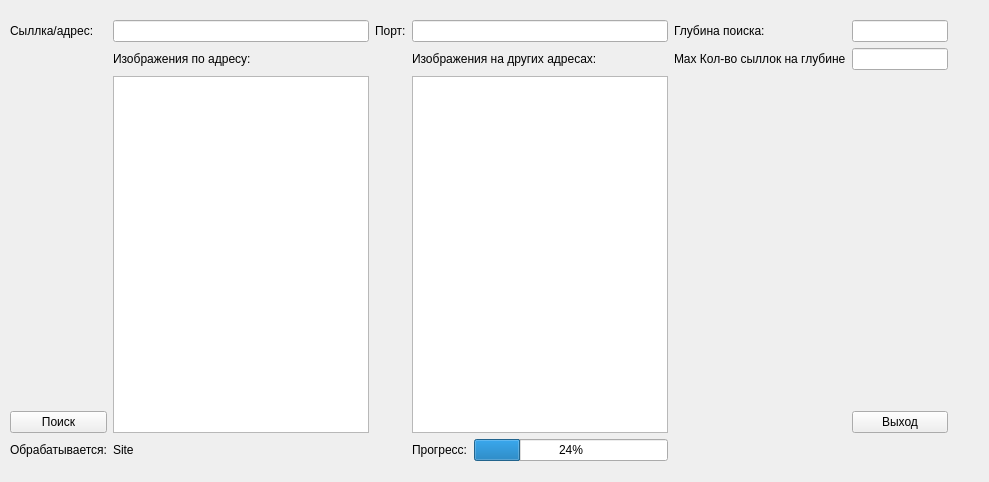
<?xml version="1.0" encoding="UTF-8"?>
<ui version="4.0">
 <class>MainWidget</class>
 <widget class="QWidget" name="MainWidget">
  <property name="geometry">
   <rect>
    <x>0</x>
    <y>0</y>
    <width>989</width>
    <height>482</height>
   </rect>
  </property>
  <property name="windowTitle">
   <string>Form</string>
  </property>
  <widget class="QWidget" name="gridLayoutWidget">
   <property name="geometry">
    <rect>
     <x>10</x>
     <y>20</y>
     <width>967</width>
     <height>441</height>
    </rect>
   </property>
   <layout class="QGridLayout" name="gridLayout">
    <item row="0" column="6">
     <spacer name="horizontalSpacer">
      <property name="orientation">
       <enum>Qt::Horizontal</enum>
      </property>
      <property name="sizeHint" stdset="0">
       <size>
        <width>40</width>
        <height>20</height>
       </size>
      </property>
     </spacer>
    </item>
    <item row="0" column="1">
     <widget class="QLineEdit" name="lineEdit_adress"/>
    </item>
    <item row="0" column="2">
     <widget class="QLabel" name="label_port">
      <property name="text">
       <string>Порт:</string>
      </property>
     </widget>
    </item>
    <item row="0" column="5">
     <widget class="QLineEdit" name="lineEdit_depth"/>
    </item>
    <item row="1" column="3">
     <widget class="QLabel" name="label_by_other_sites">
      <property name="text">
       <string>Изображения на других адресах:</string>
      </property>
     </widget>
    </item>
    <item row="1" column="1">
     <widget class="QLabel" name="label_show_by_adress">
      <property name="text">
       <string>Изображения по адресу:</string>
      </property>
     </widget>
    </item>
    <item row="4" column="0">
     <widget class="QPushButton" name="pushButton_search">
      <property name="text">
       <string>Поиск</string>
      </property>
     </widget>
    </item>
    <item row="0" column="4">
     <widget class="QLabel" name="label_depth">
      <property name="text">
       <string>Глубина поиска:</string>
      </property>
     </widget>
    </item>
    <item row="0" column="0">
     <widget class="QLabel" name="label_adress">
      <property name="text">
       <string>Сыллка/адрес:</string>
      </property>
     </widget>
    </item>
    <item row="0" column="3">
     <widget class="QLineEdit" name="lineEdit_port"/>
    </item>
    <item row="4" column="5">
     <widget class="QPushButton" name="pushButton_quit">
      <property name="text">
       <string>Выход</string>
      </property>
     </widget>
    </item>
    <item row="5" column="0">
     <widget class="QLabel" name="label_process">
      <property name="text">
       <string>Обрабатывается:</string>
      </property>
     </widget>
    </item>
    <item row="5" column="1">
     <widget class="QLabel" name="label_what_process">
      <property name="sizePolicy">
       <sizepolicy hsizetype="Fixed" vsizetype="Fixed">
        <horstretch>0</horstretch>
        <verstretch>0</verstretch>
       </sizepolicy>
      </property>
      <property name="maximumSize">
       <size>
        <width>160</width>
        <height>22</height>
       </size>
      </property>
      <property name="text">
       <string>Site</string>
      </property>
     </widget>
    </item>
    <item row="1" column="4">
     <widget class="QLabel" name="label_max_depth">
      <property name="sizePolicy">
       <sizepolicy hsizetype="Fixed" vsizetype="Fixed">
        <horstretch>0</horstretch>
        <verstretch>0</verstretch>
       </sizepolicy>
      </property>
      <property name="maximumSize">
       <size>
        <width>200</width>
        <height>50</height>
       </size>
      </property>
      <property name="text">
       <string>Max Кол-во сыллок на глубине</string>
      </property>
     </widget>
    </item>
    <item row="5" column="3">
     <layout class="QHBoxLayout" name="horizontalLayout">
      <item>
       <widget class="QLabel" name="label_progress">
        <property name="text">
         <string>Прогресс:</string>
        </property>
       </widget>
      </item>
      <item>
       <widget class="QProgressBar" name="progressBar_of_found">
        <property name="value">
         <number>24</number>
        </property>
       </widget>
      </item>
     </layout>
    </item>
    <item row="2" column="3" rowspan="3">
     <widget class="QPlainTextEdit" name="plainTextEdit_by_other_sites">
      <property name="sizePolicy">
       <sizepolicy hsizetype="Fixed" vsizetype="Expanding">
        <horstretch>0</horstretch>
        <verstretch>0</verstretch>
       </sizepolicy>
      </property>
      <property name="readOnly">
       <bool>true</bool>
      </property>
     </widget>
    </item>
    <item row="2" column="1" rowspan="3">
     <widget class="QPlainTextEdit" name="plainTextEdit_by_adress">
      <property name="sizePolicy">
       <sizepolicy hsizetype="Fixed" vsizetype="Expanding">
        <horstretch>0</horstretch>
        <verstretch>0</verstretch>
       </sizepolicy>
      </property>
      <property name="readOnly">
       <bool>true</bool>
      </property>
     </widget>
    </item>
    <item row="1" column="5">
     <widget class="QLineEdit" name="lineEdit_max_depth"/>
    </item>
   </layout>
  </widget>
 </widget>
 <resources/>
 <connections/>
</ui>
